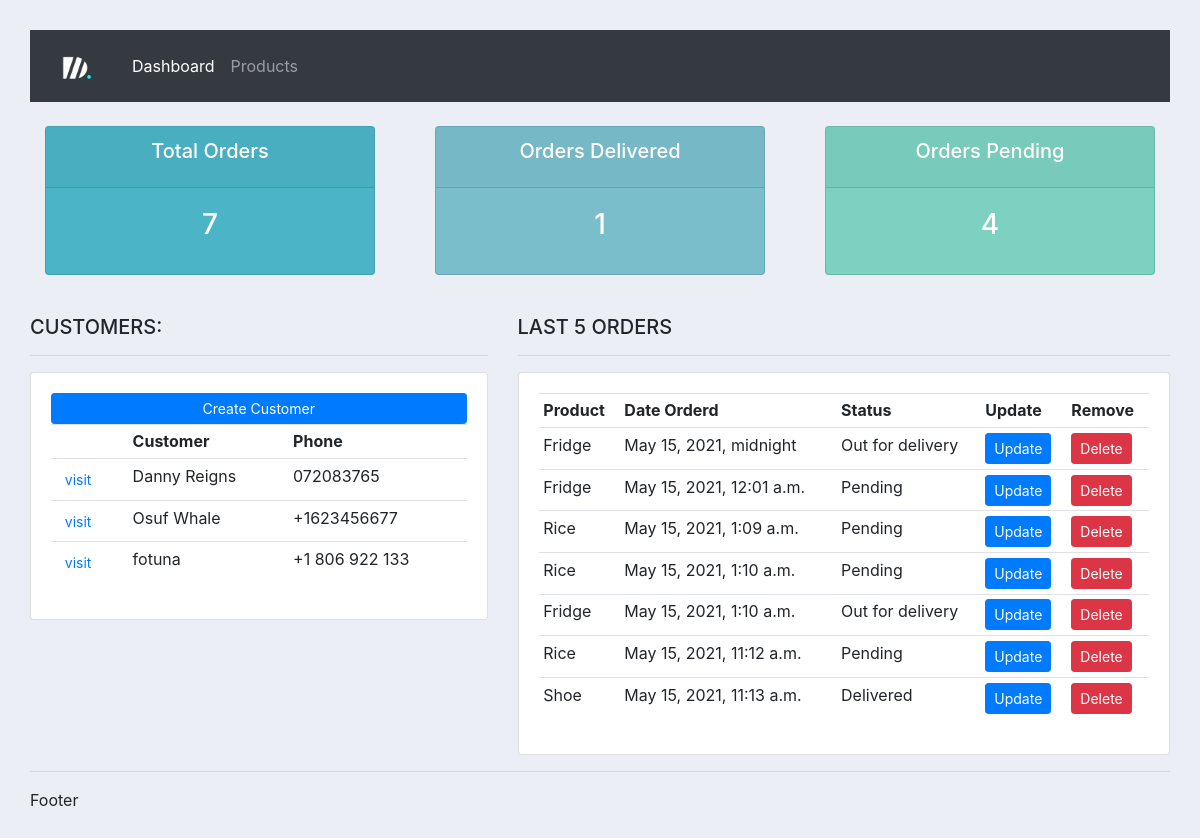
Before: / with the older database file.
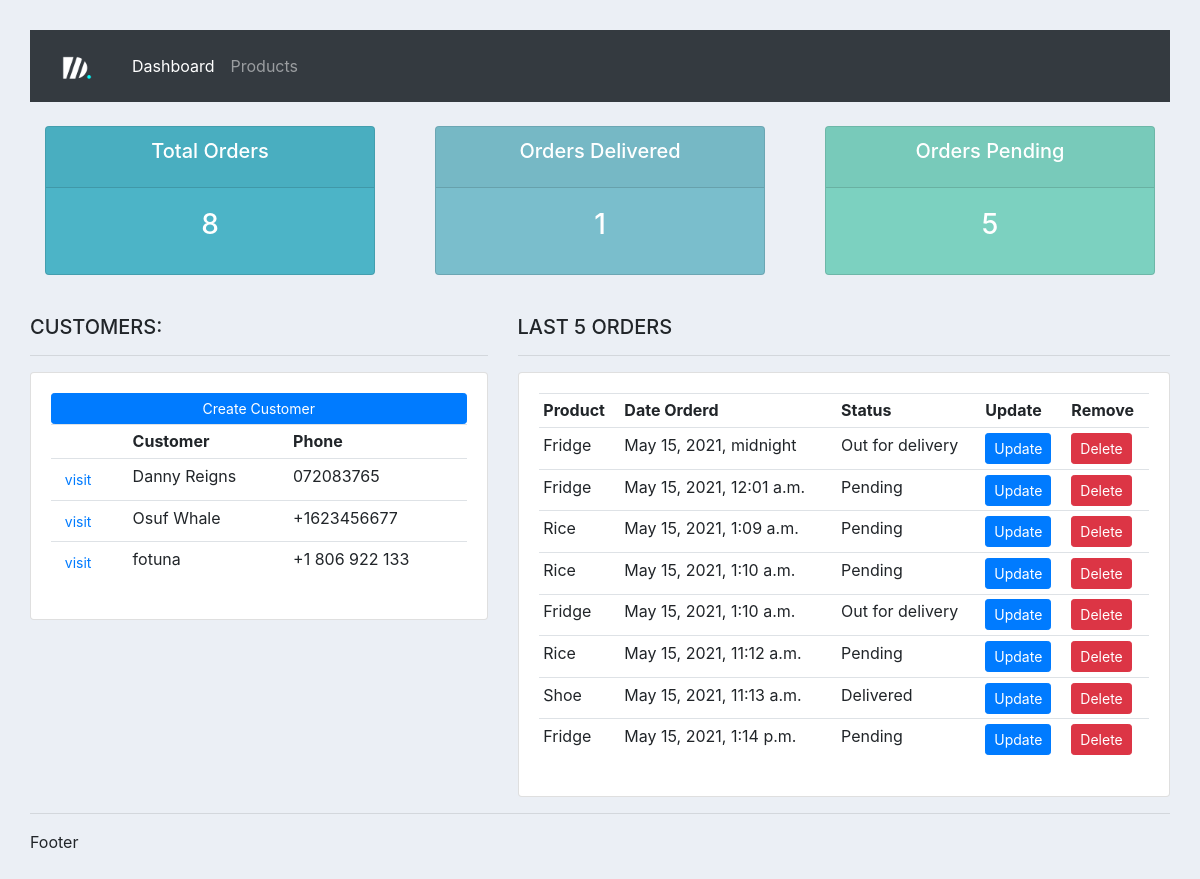
After: the same page with the newer database file.
### crm_app/models.py (models this page shows, shortened)
class Customer(models.Model):
    name = models.CharField(max_length=200, null=True)
    phone =models.CharField(max_length=200, null=True)
    email = models.CharField(max_length=200, null=True)
    date_created = models.DateTimeField(auto_now_add=True, null=True)

class Order(models.Model):
    STATUS =(
        ('Pending', 'Pending'),
        ('Out for delivery', 'Out for delivery'),
        ('Delivered', 'Delivered')
    )
    status = models.CharField(max_length=200, choices = STATUS, null=True)
    customer = models.ForeignKey(Customer, null=True, on_delete=CASCADE)
    product = models.ForeignKey(Product, null=True, on_delete=CASCADE)
    category = models.CharField(max_length=200, null=True)
    date_created = models.DateTimeField(auto_now_add=True, null=True)

class Product(models.Model):
    CATEGORY = (
        ('indoor', 'Indoor'),
        ('Outdoor', 'Outdoor')
    )
    name = models.CharField(max_length=200, null=True)
    price = models.FloatField(null=True)
    category = models.CharField(max_length=200, null=True, choices=CATEGORY)
    date_created = models.DateTimeField(auto_now_add=True)
    tags = models.ManyToManyField(Tag)
    def __str__(self):
        return self.name

### crm_app/views.py (the view)
# urls.py: 2. Add a URL to urlpatterns:  path('', views.home, name='home')
def home(request):
    orders = Order.objects.all()
    last_five_order = orders
    customers = Customer.objects.all()
    total_orders = orders.count()
    total_customers =customers.count()
    delivered = orders.filter(status = 'Delivered').count()
    pending = orders.filter(status='Pending').count()
    context ={
        'orders':orders,
        'customers':customers,
        'last_five_order':last_five_order,
        'total_orders':total_orders,
        'total_customers':total_customers,
        'delivered':delivered,
        'pending':pending
    }
    return render(request, 'crm_app/index.html', context)

### crm_app/templates/crm_app/index.html
{% extends 'crm_app/main_template.html' %}
{% block content %}
{% include 'crm_app/status.html' %}
<br>
<div class="row">
	<div class="col-md-5">
		<h5>CUSTOMERS:</h5>
		<hr>
		<div class="card card-body">
			<a class="btn btn-primary  btn-sm btn-block" href="">Create Customer</a>
			<table class="table table-sm">
				<tr>
                    <th></th>
					<th>Customer</th>
					<th>Phone</th>
				</tr>
                {% for customer in customers%}
                <tr>
                    <td><a href="{% url 'customer' customer.id %}" class="btn btn-sm btn-tertiary">visit</a></td>
                    <td>{{customer.name }}</td>
                    <td>{{ customer.phone }}</td>
                </tr>
                {% endfor%}
			</table>
		</div>
	</div>
	<div class="col-md-7">
		<h5>LAST 5 ORDERS</h5>
		<hr>
		<div class="card card-body">
			<table class="table table-sm">
				<tr>
					<th>Product</th>
					<th>Date Orderd</th>
					<th>Status</th>
					<th>Update</th>
					<th>Remove</th>
				</tr>
                {% for order in last_five_order %}
                <tr>
                    <td>{{order.product}}</td>
                    <td>{{order.date_created}}</td>
                    <td>{{order.status}}</td>
                    <td><a href="{% url 'update_order' order.id %}" class="btn btn-sm btn-primary">Update</a></td>
                    <td><a href="{% url 'delete_order' order.id %}" class="btn btn-sm btn-danger">Delete</a></td>
                </tr>
                {% endfor %}
			</table>
		</div>
	</div>
</div>
{% endblock%}

Changed rows visible on the page:
added Order: product "Fridge", date_created "May 15, 2021, 1:14 p.m.", status "Pending"
Other visible differences:
{{ total_orders }}: "7" → "8"
{{ pending }}: "4" → "5"
